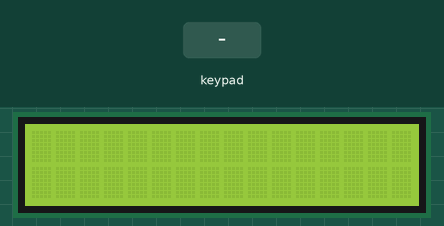
Recording of a sketch running on a simulated Arduino Uno, built with avr-gcc and run on an emulated ATmega328P. Parts: 16×2 character LCD. Inputs (shaded band) come from the test bench.

Above: at 1.2 s.
1.3 s: keypad keys 1 1 1 0 9 8 # pressed 0.4 s apart
At 4.9 s:
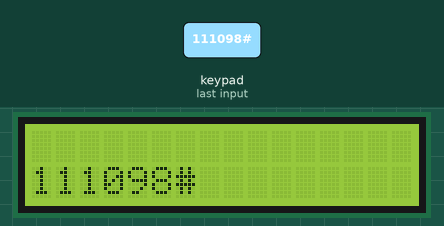
5.6 s: key 'A' pressed
At 6.3 s:
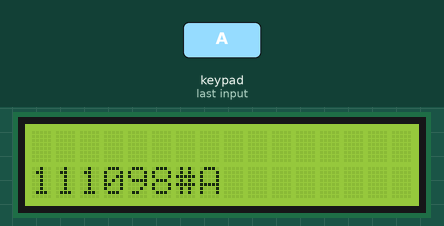
7.1 s: key 'B' pressed
At 8.3 s:
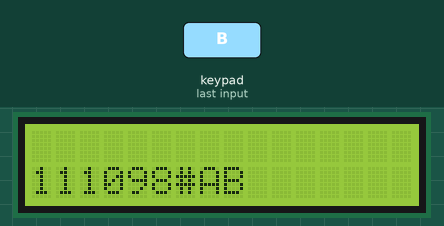
8.6 s: keypad keys 1 1 1 0 9 8 * pressed 0.4 s apart
At 11.6 s:
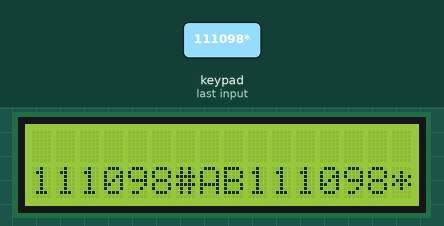
12.9 s: key 'C' pressed
At 13.2 s:
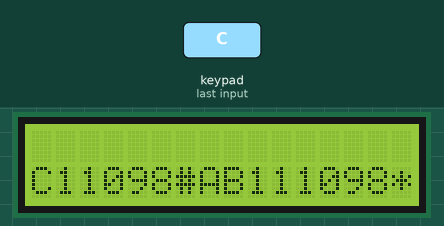
14.4 s: keypad keys 1 1 1 0 9 8 D pressed 0.4 s apart
At 17.2 s:
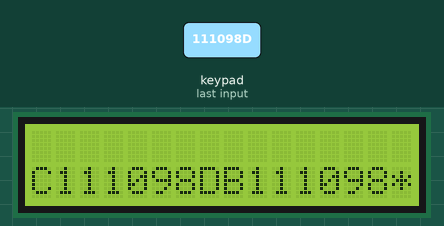
Timing chart, 0 to 18.7 s (numbered marks = the images above; inputs shaded):
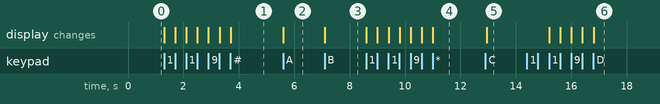

Measured:
- after the input at 1.3 s, the display: first changes at once (image 1 shows a later state)
- after the input at 5.6 s, the display: changes at once (image 2)
- after the input at 7.1 s, the display: changes at once (image 3)
- after the input at 8.6 s, the display: first changes at once (image 4 shows a later state)
- after the input at 12.9 s, the display: changes at once (image 5)
- after the input at 14.4 s, the display: first changes after 0.81 s (image 6 shows a later state)

The sketch:

keypad.ino
```cpp
#include <Keypad.h>
#include <Wire.h>
#include <LiquidCrystal_I2C.h>

LiquidCrystal_I2C lcd(0x26, 16, 2);
int pos = 0;
int fil = 1;
const byte ROWS = 4; // Cuatro filas
const byte COLS = 4; // Cuatro columnas
// Define the Keymap
char keys[ROWS][COLS] = {
  {'1','2','3','A'},
  {'4','5','6','B'},
  {'7','8','9','C'},
  {'#','0','*','D'}
};
// Connect keypad ROW0, ROW1, ROW2 and ROW3 to these Arduino pins.
byte rowPins[ROWS] = { 11, 10, 9, 8 };
// Connect keypad COL0, COL1 and COL2 to these Arduino pins.
byte colPins[COLS] = { 7, 6, 5, 4 };
// Create the Keypad
Keypad kpd = Keypad( makeKeymap(keys), rowPins, colPins, ROWS, COLS );
char key;
void setup()
{
 lcd.init();
 lcd.backlight();
 lcd.setCursor(pos, fil);
}

void loop()
{
   if (pos <= 16)
   {
   lcd.setCursor(pos, fil);
   key = kpd.getKey();
   }
   else
   {
    pos =0;
    lcd.setCursor(pos, fil);
    }
  if(key)  // Check for a valid key.
  {
 lcd.print(key);
 pos = pos + 1;

  }

}
```
